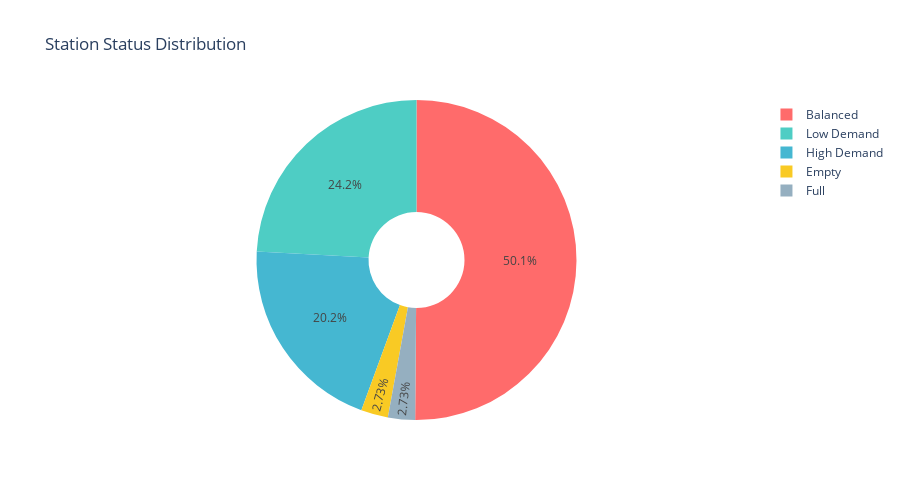

Notebook source saved alongside this figure:
### Markdown cell above
## 6. Station Status Categories

### Code cell
# Categorize stations by availability
def categorize_availability(row):
    if row['bikes_available'] == 0:
        return 'Empty'
    elif row['docks_available'] == 0:
        return 'Full'
    elif row['utilization'] > 75:
        return 'High Demand'
    elif row['utilization'] < 25:
        return 'Low Demand'
    else:
        return 'Balanced'

df_active['status_category'] = df_active.apply(categorize_availability, axis=1)

# Count by category
category_counts = df_active['status_category'].value_counts()

# Create pie chart
fig = go.Figure(data=[go.Pie(
    labels=category_counts.index,
    values=category_counts.values,
    hole=0.3,
    marker_colors=['#ff6b6b', '#4ecdc4', '#45b7d1', '#f9ca24', '#95afc0']
)])

fig.update_layout(
    title='Station Status Distribution',
    height=500,
    showlegend=True
)

fig.show()

print("\n📊 Station Status Breakdown:")
for category, count in category_counts.items():
    percentage = (count / len(df_active)) * 100
    print(f"{category}: {count} stations ({percentage:.1f}%)")

### Figure 1 — Plotly figure (JSON) as saved in the notebook; plotly's stock layout.template omitted (floating-point values rounded to 4 significant figures)
{"data": [{"hole": 0.3, "labels": ["Balanced", "Low Demand", "High Demand", "Empty", "Full"], "marker": {"colors": ["#ff6b6b", "#4ecdc4", "#45b7d1", "#f9ca24", "#95afc0"]}, "type": "pie", "values": [1137, 548, 459, 62, 62]}], "layout": {"height": 500, "showlegend": true, "title": {"text": "Station Status Distribution"}}}
